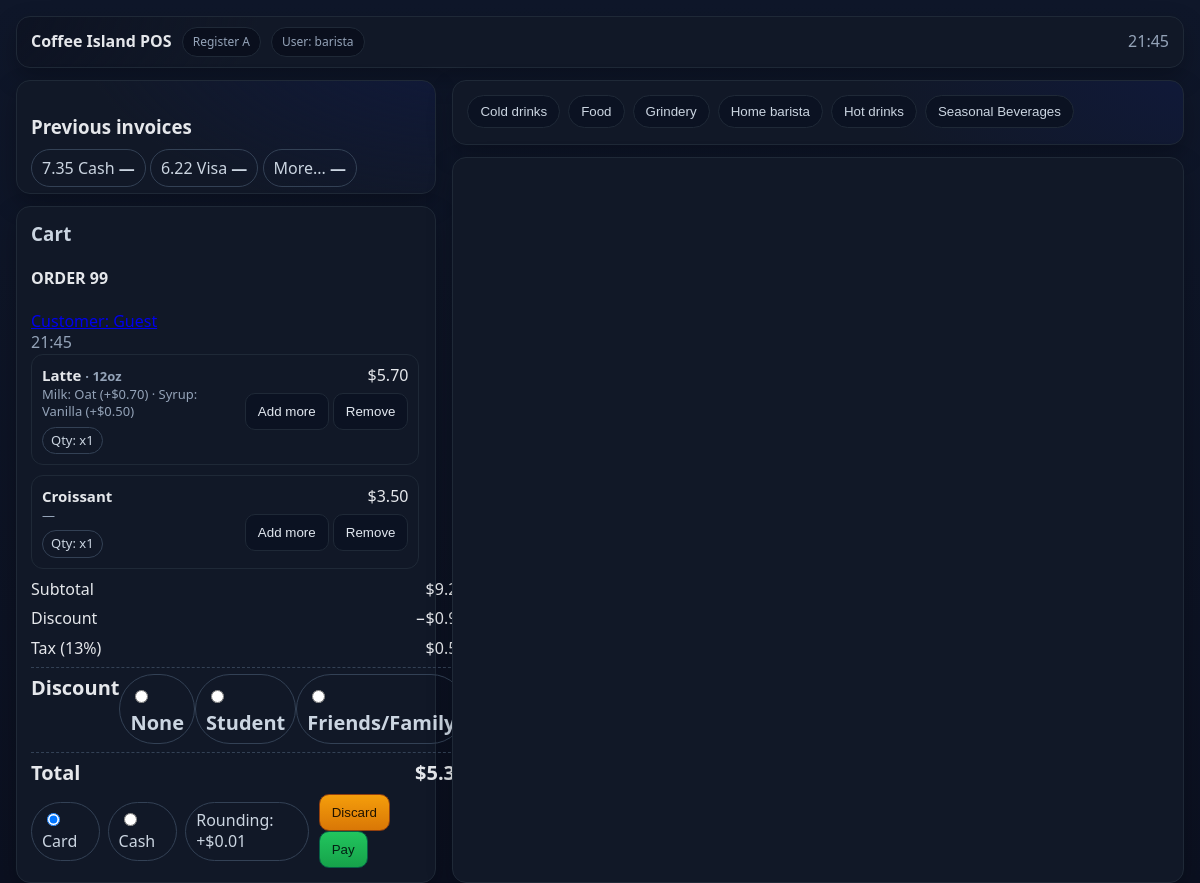
The app's page /, older data.
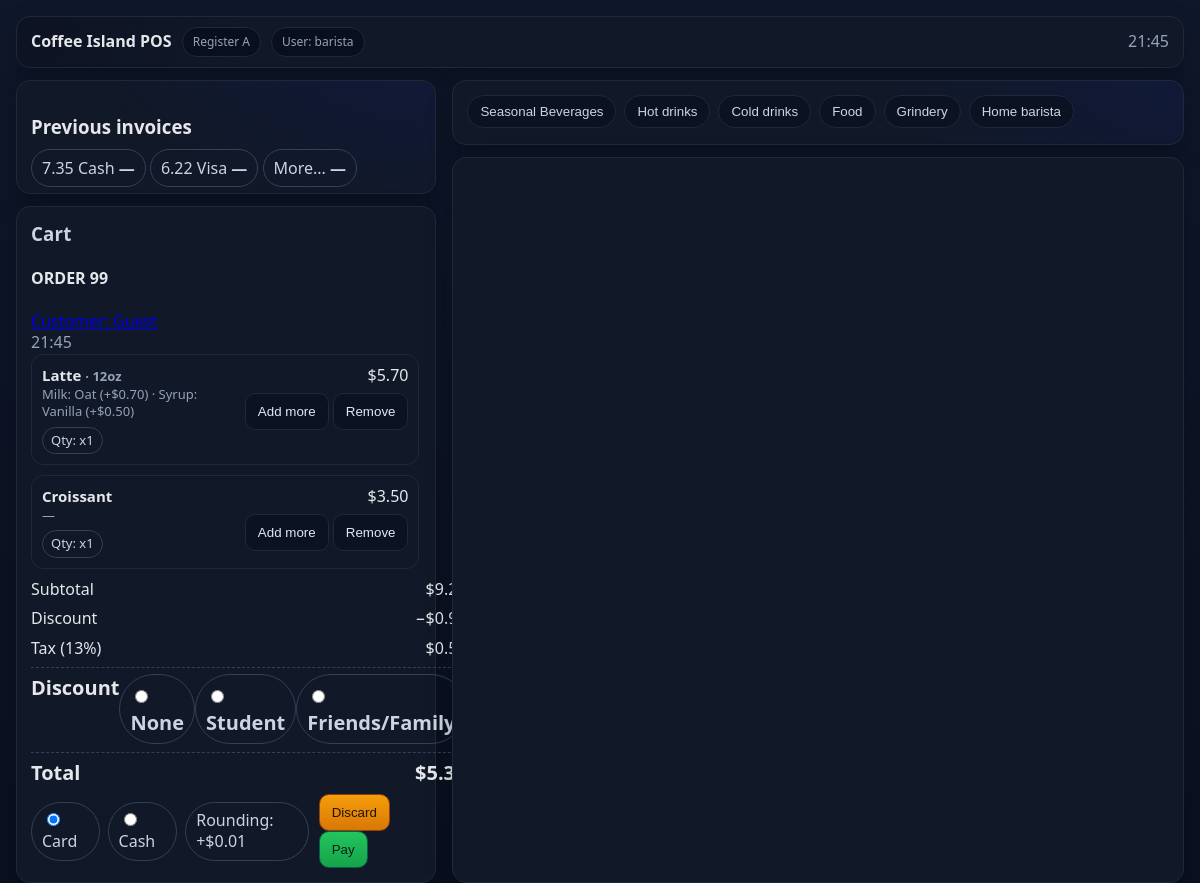
The same page, newer data.
### store/models.py (models this page shows, shortened)
class Category(models.Model):
    name = models.CharField(max_length=100, unique=True)
    position = models.PositiveIntegerField(default=0)
    parent = models.ForeignKey(
        "self",
        on_delete=models.SET_NULL,
        null=True,
        blank=True,
        related_name="subcategories"
    )
    class Meta:
        ordering = ["position", "name"]

### store/views.py (the view)
# urls.py: 2. Add a URL to urlpatterns:  path('', views.home, name='home')
def home(request):
    price_expr = ExpressionWrapper(
        F("price_cents") / Value(Decimal("100")),  # integer division by 100
        output_field=DecimalField(max_digits=8, decimal_places=2),
    )
    items = (
        MenuItem.objects
        .annotate(price=price_expr)
        .order_by("name")
        .values("id", "name", "category_id", "price")
    )
    parents = Category.objects.filter(parent__isnull=True).order_by("position", "name")
    cats = Category.objects.values("id", "name", "parent_id").order_by("position", "name")
    variants = Variant.objects.filter(active=True).annotate(price=price_expr).values("id", "name", "price", "menu_item_id").order_by("price_cents", "name" )
    return render(
        request,
        "home.html",
        {
            "parents": parents,
            "items": list(items),
            "cats": list(cats),
            "variants": variants,
        }
    )

### store/templates/home.html (shortened to what this page needs)
{% load static %}
<!DOCTYPE html>
<html lang="en">
<head>
<link rel="stylesheet" href="{% static 'css/styles.css' %}">
</head>
<body>
  <div class="app">
    <header class="topbar">
      <div class="brand">
        <strong>Coffee Island POS</strong>
        <span class="chip">Register A</span>
        <span class="chip">User: <span id="who">barista</span></span>
      </div>
      <div class="clock" id="clock">--:--</div>
    </header>
    <main class="main">
      <aside class="cart">
          <section class="panel" id="prevInv">
              <h3> Previous invoices</h3>
              <div class="invoice">
                  <span class="pill">7.35 Cash <strong id="pts">—</strong></span>
                  <span class="pill">6.22 Visa <strong id="pts1">—</strong></span>
                  <span class="pill">More... <strong id="pts2">—</strong></span>
              </div>
          </section>
        <section class="panel" style="flex:1; min-height:220px;">
          <h3 class="section-title">Cart</h3>
            <h4> ORDER 99</h4>
            <a href="#" > Customer: Guest</a>
            <div class="clock" id="clock2">--:--</div>
          <div class="cart-lines" id="cart-lines">
            <div class="line">
              <div>
                <h4>Latte <span class="muted">· 12oz</span></h4>
                <div class="muted">Milk: Oat (+$0.70) · Syrup: Vanilla (+$0.50)</div>
                <div class="qty-controls" style="margin-top:6px;">
                  <span class="qty-pill">Qty: x1</span>
                </div>
              </div>
              <div style="text-align:right;">
                <div>$5.70</div>
                  <button class="btn ghost" style="margin-top:6px;">Add more</button>
                <button class="btn ghost" style="margin-top:6px;">Remove</button>
              </div>
            </div>
            <div class="line">
              <div>
                <h4>Croissant</h4>
                <div class="muted">—</div>
                <div class="qty-controls" style="margin-top:6px;">
                  <span class="qty-pill">Qty: x1</span>
                </div>
              </div>
              <div style="text-align:right;">
                <div>$3.50</div>
                  <button class="btn ghost" style="margin-top:6px;">Add more</button>
                <button class="btn ghost" style="margin-top:6px;">Remove</button>
              </div>
            </div>
          </div>
          <div class="summary" style="margin-top:10px;">
            <div class="row"><span>Subtotal</span><span>$9.20</span></div>
            <div class="row"><span>Discount</span><span>−$0.92</span></div>
            <div class="row"><span>Tax (13%)</span><span>$0.56</span></div>
               <div class="row total" style="flex:1;">
               <span>Discount</span>
              <label class="pill"><input type="radio" name="pm" checked /> None</label>
              <label class="pill"><input type="radio" name="pm" /> Student</label>
              <label class="pill"><input type="radio" name="pm" /> Friends/Family</label>
            </div>
            <div class="row total"><span>Total</span><span>$5.34</span></div>
          </div>
          <div class="paybar">
            <div class="pay-group">
              <label class="pill"><input type="radio" name="pm" checked /> Card</label>
              <label class="pill"><input type="radio" name="pm" /> Cash</label>
             <span class="pill" title="Cash rounding preview">Rounding: +$0.01</span>
            </div>
            <div>
              <button class="btn warn">Discard</button>
              <button class="btn primary">Pay</button>
            </div>
          </div>
        </section>
      </aside>
      <section class="menu">
        <div class="panel">
          <div class="categories" id="cat-bar">
            {% for cat in parents %}
              <button class="cat-btn" data-cat="{{ cat.id }}">{{ cat.name }}</button>
            {% endfor %}
          </div>
        </div>
        <div class="panel" style="flex:1; min-height:300px;">
      </div>
      </section>
    </main>
  </div>
</body>
</html>

### store/static/css/styles.css (style rules this page uses)
:root { --bg:#0f172a; --panel:#111827; --panel-2:#0b1222; --muted:#94a3b8; --text:#e5e7eb; --accent:#22c55e; --accent-2:#3b82f6; --danger:#ef4444; --warn:#f59e0b; --card:#111827; --br:14px; }
* { box-sizing: border-box; }
html, body { height:100%; }
body { margin:0; background:linear-gradient(180deg, var(--bg), #0b1020); color:var(--text); font:16px/1.35 system-ui, -apple-system, Segoe UI, Roboto, Helvetica, Arial, "Apple Color Emoji", "Segoe UI Emoji"; }
a, button { cursor:pointer; }
.app { display:grid; grid-template-rows:auto 1fr; height:100vh; gap:12px; padding:16px; }
.topbar { display:flex; align-items:center; justify-content:space-between; padding:10px 14px; border:1px solid #1f2937; border-radius:var(--br); background:radial-gradient(1200px 600px at -20% -50%, #0b1020 10%, transparent 40%), var(--panel); box-shadow: 0 10px 25px rgba(0,0,0,.25); }
.topbar .brand { display:flex; gap:10px; align-items:center; }
.chip { padding:6px 10px; border-radius:999px; background:#0a0f1d; border:1px solid #1f2937; color:var(--muted); font-size:12px; }
.clock { color:var(--muted); font-variant-numeric:tabular-nums; }
.main { display:grid; gap:16px; grid-template-columns: 36% 1fr; min-height:0; }
.cart { display:flex; flex-direction:column; gap:12px; min-width:280px; }
.panel { background:radial-gradient(1000px 500px at 110% -50%, #101938 10%, transparent 40%), var(--panel); border:1px solid #1f2937; border-radius:var(--br); box-shadow: 0 10px 25px rgba(0,0,0,.25); padding:14px; }
.section-title { font-weight:600; letter-spacing:.2px; margin:0 0 10px; color:#cbd5e1; }
.btn { padding:10px 12px; border-radius:10px; border:1px solid #1f2937; background:#0b1222; color:#e2e8f0; transition:.15s transform, .15s filter; }
.btn.primary { background:linear-gradient(180deg, #22c55e, #16a34a); border-color:#065f46; color:#032114; }
.btn.warn { background:linear-gradient(180deg, #f59e0b, #d97706); border-color:#92400e; color:#1f1300; }
.btn.ghost { background:#0b1222; }
.cart-lines { display:flex; flex-direction:column; gap:10px; max-height:38vh; overflow:auto; padding-right:2px; }
.line { display:grid; grid-template-columns: 1fr auto; gap:8px; align-items:start; padding:10px; border:1px solid #1f2937; border-radius:12px; background:var(--card); }
.line h4 { margin:0; font-size:15px; font-weight:600; }
.muted { color:var(--muted); font-size:13px; }
.qty-controls { display:flex; align-items:center; gap:6px; }
.qty-pill { padding:4px 8px; border:1px solid #334155; border-radius:999px; color:#cbd5e1; font-size:13px; }
.summary { display:grid; gap:8px; font-variant-numeric:tabular-nums; }
.row { display:flex; justify-content:space-between; }
.row.total { font-size:20px; font-weight:700; padding-top:6px; border-top:1px dashed #334155; }
.paybar { display:flex; gap:10px; align-items:center; justify-content:space-between; margin-top:8px; }
.paybar .pay-group { display:flex; gap:8px; }
.pill { padding:7px 10px; border-radius:999px; border:1px solid #334155; color:#cbd5e1; }
.menu { display:flex; flex-direction:column; gap:12px; min-width:360px; min-height:0; }
.categories { display:flex; gap:8px; overflow:auto; padding-bottom:2px; }
.cat-btn { padding:8px 12px; border-radius:999px; border:1px solid #1f2937; background:#0b1222; color:#cbd5e1; white-space:nowrap; }

Row changes from the older to the newer data that the page shows:
changed Category "Seasonal Beverages": moves up the list
changed Category "Hot drinks": moves up the list
